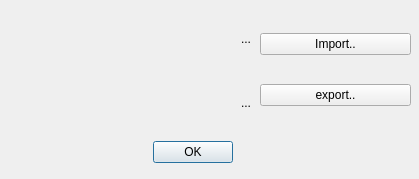
<?xml version="1.0" encoding="UTF-8"?>
<ui version="4.0">
 <class>Dialog</class>
 <widget class="QDialog" name="Dialog">
  <property name="geometry">
   <rect>
    <x>0</x>
    <y>0</y>
    <width>419</width>
    <height>179</height>
   </rect>
  </property>
  <property name="windowTitle">
   <string>Dialog</string>
  </property>
  <widget class="QWidget" name="verticalLayoutWidget">
   <property name="geometry">
    <rect>
     <x>0</x>
     <y>10</y>
     <width>251</width>
     <height>121</height>
    </rect>
   </property>
   <layout class="QVBoxLayout" name="verticalLayout">
    <item>
     <widget class="QLabel" name="label">
      <property name="text">
       <string>...</string>
      </property>
      <property name="alignment">
       <set>Qt::AlignRight|Qt::AlignTrailing|Qt::AlignVCenter</set>
      </property>
     </widget>
    </item>
    <item>
     <widget class="QLabel" name="label_2">
      <property name="text">
       <string>...</string>
      </property>
      <property name="alignment">
       <set>Qt::AlignRight|Qt::AlignTrailing|Qt::AlignVCenter</set>
      </property>
     </widget>
    </item>
   </layout>
  </widget>
  <widget class="QWidget" name="verticalLayoutWidget_2">
   <property name="geometry">
    <rect>
     <x>260</x>
     <y>10</y>
     <width>151</width>
     <height>121</height>
    </rect>
   </property>
   <layout class="QVBoxLayout" name="verticalLayout_3">
    <item>
     <widget class="QPushButton" name="import_btn">
      <property name="text">
       <string>Import..</string>
      </property>
     </widget>
    </item>
    <item>
     <widget class="QPushButton" name="export_btn">
      <property name="text">
       <string>export..</string>
      </property>
     </widget>
    </item>
   </layout>
  </widget>
  <widget class="QDialogButtonBox" name="buttonBox">
   <property name="geometry">
    <rect>
     <x>110</x>
     <y>140</y>
     <width>166</width>
     <height>25</height>
    </rect>
   </property>
   <property name="standardButtons">
    <set>QDialogButtonBox::Ok</set>
   </property>
   <property name="centerButtons">
    <bool>true</bool>
   </property>
  </widget>
 </widget>
 <resources/>
 <connections/>
</ui>
